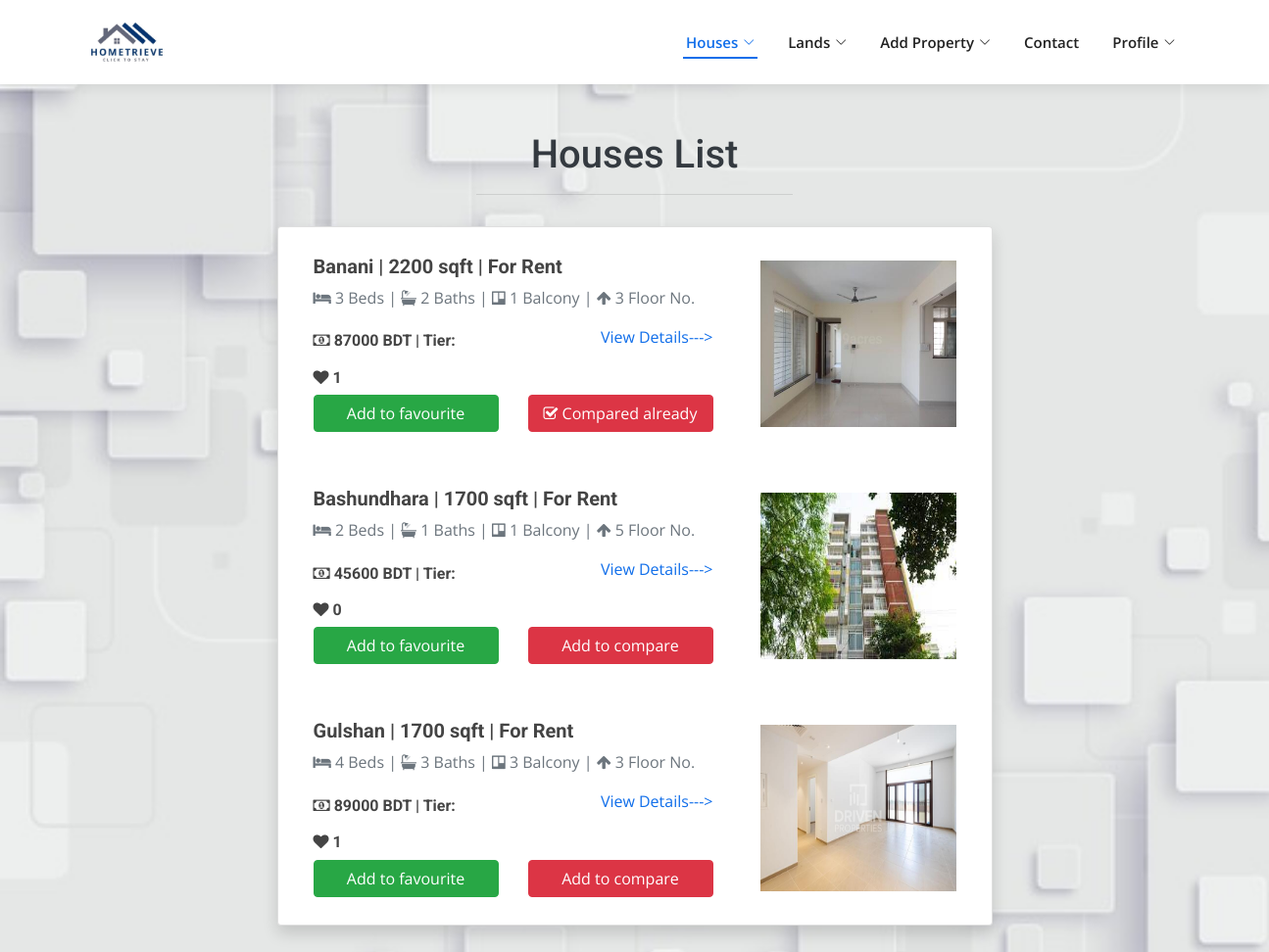
The app's page /view_houses_rent.php (signed in), older data.
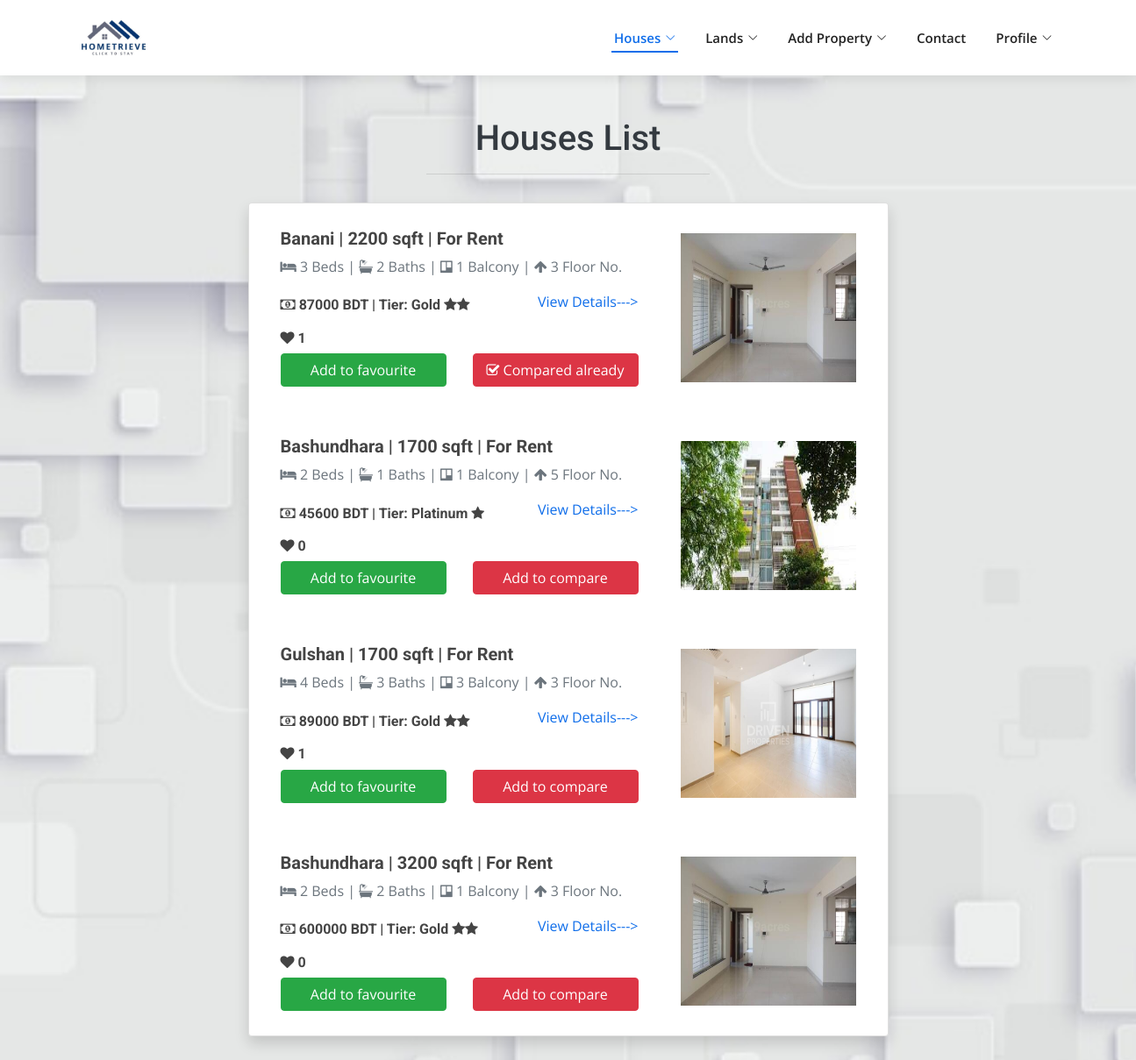
The same page, newer data.
### tables this page shows
CREATE TABLE `houses` (
  `id` int(6) NOT NULL,
  `user_id` int(6) NOT NULL,
  `owner_name` varchar(255) NOT NULL,
  `owner_email` varchar(255) NOT NULL,
  `owner_contact` varchar(255) NOT NULL,
  `purpose` varchar(255) NOT NULL,
  `type` varchar(255) NOT NULL,
  `location` varchar(255) NOT NULL,
  `address` varchar(255) NOT NULL,
  `area_size` varchar(255) NOT NULL,
  `price` varchar(255) NOT NULL,
  `floor_no` varchar(255) NOT NULL,
  `beds` int(5) NOT NULL,
  `baths` int(5) NOT NULL,
  `balcony` int(5) NOT NULL,
  `description` text NOT NULL,
  `tier` varchar(255) NOT NULL
);

CREATE TABLE `house_image` (
  `house_id` int(6) NOT NULL,
  `image` varchar(255) NOT NULL
);

### view_houses_rent.php (the view, shortened to what this page needs)
<?php
include 'connection.php';
$userid  = $_SESSION['userid'];
$sql = "SELECT * FROM houses WHERE purpose='For Rent'";
$result = mysqli_query($conn, $sql);
?>
<!DOCTYPE html>
<html lang="en" dir="ltr">
<head>
  <link rel="stylesheet" href="https://maxcdn.bootstrapcdn.com/bootstrap/4.5.2/css/bootstrap.min.css">
  <link rel="stylesheet" href="https://cdn.jsdelivr.net/npm/bootstrap-icons@1.4.1/font/bootstrap-icons.css">
  <link href="//maxcdn.bootstrapcdn.com/bootstrap/4.0.0/css/bootstrap.min.css" rel="stylesheet" id="bootstrap-css">
  <link rel="stylesheet" href="https://cdnjs.cloudflare.com/ajax/libs/font-awesome/4.7.0/css/font-awesome.min.css">
  <link href="css/style.css" rel="stylesheet">
</head>
<body>
  <header id="header" class="d-flex align-items-center">
    <div class="container d-flex align-items-center justify-content-between">
      <a href="index.php" class="logo"><img src="assets/image/logo1c.jpeg" alt="Hometrieve"></a>
      <nav id="navbar" class="navbar">
        <ul>
          <li class="dropdown"><a class="nav-link scrollto active" href="#team"><span>Houses</span> <i class="bi bi-chevron-down"></i></a>
          </li>
          <li class="dropdown"><a href=""><span>Lands</span> <i class="bi bi-chevron-down"></i></a>
          </li>
          <li class="dropdown"><a href="#team"><span>Add Property</span> <i class="bi bi-chevron-down"></i></a>
          </li>
          <li><a  href="contact_us.php">Contact</a></li>
          <?php
          if (empty($_SESSION['logged_in'])) echo '<li><a href="login.php">Login</a></li>';
          else {
            echo '<li class="dropdown"><a href="#team"><span>Profile</span><i class="bi bi-chevron-down"></i></a>
            <ul style="text-align:center;">
                <li><span>Welcome</span></li>
                <li><span>' . $username . '</span></li>
                <li><a href="user_profile.php">Profile</a></li>
                <li><a href="logout.php">Logout</a></li>
              </ul>
          </li>';
          }
          ?>
        </ul>
      </nav>
    </div>
  </header>
  <h1 class="text-center text-dark text-capitalize pt-5">Houses List</h1>
  <hr class="w-25 pt-3">
  <div class="container">
    <div class="row mb-5">
      <div class="col-lg-8 mx-auto">
        <ul class="list-group shadow">
          <?php
          while ($row = mysqli_fetch_array($result)) {
          ?>
            <li class="list-group-item">
              <div class="media align-items-lg-center flex-column flex-lg-row p-3">
                <div class="media-body order-2 order-lg-1">
                  <h5><strong><?php echo $row['location']; ?> | <?php echo $row['area_size']; ?> sqft | <?php echo $row['purpose']; ?></strong></h5>
                  <p class="text-muted"><i class="fa fa-bed"> </i> <?php echo $row['beds']; ?> Beds | <i class="fa fa-bath"></i> <?php echo $row['baths']; ?> Baths | <i class="fa fa-trello"> </i> <?php echo $row['balcony']; ?> Balcony | <i class="fa fa-arrow-up"></i> <?php echo $row['floor_no']; ?> Floor No.</p>
                  <div class="d-flex align-items-center justify-content-between mt-1">
                    <h6><strong><i class="fa fa-money" aria-hidden="true"></i> <?php echo $row['price']; ?> BDT | Tier: <?php echo $row['tier']; if($row['tier']=='Platinum') { ?> <i class="fa fa-star" aria-hidden="true"></i><?php } else if($row['tier']=='Gold') { ?> <i class="fa fa-star" aria-hidden="true"></i><i class="fa fa-star" aria-hidden="true"></i><?php } else if($row['tier']=='Diamond') { ?> <i class="fa fa-star" aria-hidden="true"></i><i class="fa fa-star" aria-hidden="true"></i><i class="fa fa-star" aria-hidden="true"></i><?php } ?></strong></h6>
                    <?php
                    $dbid = $row['id'];
                    ?>
                    <p><a href="view_house_details.php?id=<?php echo $dbid ?>">View Details---></a></p>
                  </div>
                  <div class="d-flex align-items-center justify-content-between mt-1">
                  <?php
                      $h_id = $row['id'];
                      $sql = "SELECT COUNT(*)
                      FROM favorites
                      WHERE house_id='$h_id'";
                      $result1 = mysqli_query($conn, $sql);
                      $row1 = mysqli_fetch_array($result1);
                      $dbfav=$row1['COUNT(*)'];
                      ?>
                    <h6><strong><i class="fa fa-heart" aria-hidden="true"></i> <?php echo $dbfav ?></strong></h6>
                  </div>
                  <form method="POST">
                    <div class="row">
                      <?php
                      $h_id = $row['id'];
                      $sql = "SELECT house_id FROM favorites where user_id='$userid' AND house_id='$h_id'";
                      $result1 = mysqli_query($conn, $sql);
                      $row1 = mysqli_fetch_array($result1);
                      if ($row1 == NULL) {
                      ?>
                        <div class="col-md-6">
                          <button type="submit" name="favourite" class="btn btn-success btn-block"> Add to favourite </button>
                        </div>
                      <?php } else {
                      ?>
                        <div class="col-md-6">
                          <button type="submit" name="unfavourite" class="btn btn-success btn-block"><i class="fa fa-heart" aria-hidden="true"></i> Favourite </button>
                        </div>
                      <?php } ?>
                      <?php
                      $h_id = $row['id'];
                      $sql = "SELECT house_id FROM compare_list where user_id='$userid' AND house_id='$h_id'";
                      $result1 = mysqli_query($conn, $sql);
                      $row1 = mysqli_fetch_array($result1);
                      if ($row1 == NULL) {
                      ?>
                      <div class="col-md-6">
                        <button type="submit" name="compare" class="btn btn-danger btn-block"> Add to compare </button>
                      </div>
                      <?php } else {
                      ?>
                      <div class="col-md-6">
                        <button type="submit" name="uncompare" class="btn btn-danger btn-block"> <i class="fa fa-check-square-o" aria-hidden="true"></i> Compared already </button>
                      </div>
                      <?php } ?>
                    </div>
                  </form>
                </div>
                <?php
                $dbid = $row['id'];
                $sql = "SELECT image
                            FROM house_image
                            WHERE house_id='$dbid'";
                $result1 = mysqli_query($conn, $sql);
                $rows_img = mysqli_fetch_array($result1);
                ?>
                <img src="assets/uploads/<?php echo $rows_img['image']; ?>" alt="Generic placeholder image" width="200" class="ml-lg-5 order-1 order-lg-2">
              </div>
            </li>
          <?php } ?>
        </ul>
      </div>
    </div>
  </div>
</body>
</html>

### css/style.css (style rules this page uses)
body { font-family: "Open Sans", sans-serif; color: #444444; overflow-x: hidden; }
a { color: #106eea; text-decoration: none; }
h1, h2, h3, h4, h5, h6 { font-family: "Roboto", sans-serif; }
#header { background: #fff; transition: all 0.5s; z-index: 997; height: 86px; box-shadow: 0px 2px 15px rgba(0, 0, 0, 0.1); }
#header .logo { font-size: 30px; margin: 0; padding: 0; line-height: 1; font-weight: 600; letter-spacing: 0.8px; font-family: "Poppins", sans-serif; }
#header .logo img { max-height: 40px; }
.navbar { padding: 0; }
.navbar ul { margin: 0; padding: 0; display: flex; list-style: none; align-items: center; }
.navbar li { position: relative; }
.navbar > ul > li { white-space: nowrap; padding: 10px 0 10px 28px; }
.navbar a { display: flex; align-items: center; justify-content: space-between; padding: 0 3px; font-size: 15px; font-weight: 600; color: #222222; white-space: nowrap; transition: 0.3s; position: relative; }
.navbar a i { font-size: 12px; line-height: 0; margin-left: 5px; }
.navbar > ul > li > a:before { content: ""; position: absolute; width: 100%; height: 2px; bottom: -6px; left: 0; background-color: #106eea; visibility: hidden; width: 0px; transition: all 0.3s ease-in-out 0s; }
.navbar a:hover:before, .navbar li:hover > a:before, .navbar .active:before { visibility: visible; width: 100%; }
.navbar a:hover, .navbar .active, .navbar li:hover > a { color: #106eea; }

### view_houses_rent.php (style rules this page uses)
body { background-image: url('assets/image/ambulancesigncover.jpg'); background-repeat: no-repeat; background-attachment: fixed; background-size: cover; }
.list-group img { height: 170px; width: 200px }

Row changes from the older to the newer data that the page shows:
changed houses "Banani": tier (not shown) → "Gold"
changed houses: tier (not shown) → "Platinum"
changed houses "Gulshan": tier (not shown) → "Gold"
added houses: location "Bashundhara", area_size "3200", purpose "For Rent", beds "2", baths "2", balcony "1", floor_no "3", price "600000", tier "Gold", dbfav "0", shows "Add to compare", house_image.image (picture)
